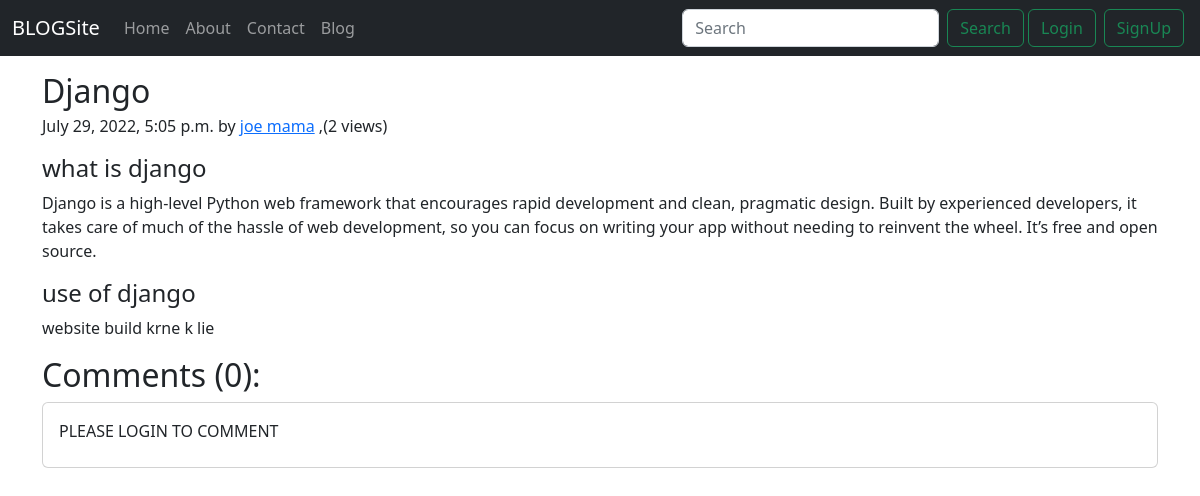
/blog/django-intro, run on the app's committed database.
### blog/models.py (models this page shows, shortened)
class Post(models.Model):
    s_no=models.AutoField(primary_key=True)
    title=models.CharField(max_length=20)
    content=models.TextField()
    views=models.IntegerField(default=0)
    author=models.CharField(max_length=13)
    slug=models.CharField(max_length=130)
    timestamp=models.DateTimeField(blank=True)

### blog/views.py (the view)
# urls.py: path('<str:slug>', views.blogpost,name='blogpost'),
def blogpost(request,slug):
    post=Post.objects.filter(slug=slug).first()
    comments=Blogcomment.objects.filter(post=post,parent=None)
    if request.user.is_authenticated:
        post.views=post.views + 1
        post.save()
    replies=Blogcomment.objects.filter(post=post).exclude(parent=None)
    repdict={}
    for reply in replies:
        if reply.parent.s_no not in repdict.keys():
            repdict[reply.parent.s_no]=[reply];
        else:
            repdict[reply.parent.s_no].append(reply)
    context={"post":post,"comments":comments,"user":request.user,"repdict":repdict}
    return render(request,"blog/blogpost.html",context)

### templates/blog/blogpost.html (shortened to what this page needs)
{% extends "base.html"%}
{% block body %}
{% load static %}
{% load extras %}
<div class="container my-3">
  <article class="blog-post">
    <h2 class="blog-post-title mb-1">{{post.title}}</h2>
    <p class="blog-post-meta">{{post.timestamp}} by <a href="#">{{post.author}}</a> <span> ,({{post.views}} views)</span></p>
    <p>{{post.content|safe}}</p>
</div>
<div class="container">
  <h2>Comments ({{comments.count}}):</h2>
  {% if user.is_anonymous %}
    <div class="card card-body">
        <div class="mb-2">
          <p  class="form-label my-0">PLEASE LOGIN TO COMMENT</p>
        </div>
    </div>
{% endif %}
{% endblock body %}

### data on the page
Post: title "Django", timestamp "July 29, 2022, 5:05 p.m.", author "joe mama", views "2", content "what is django Django is a high-level Python web framework that encourages rapid development and clean, pragmatic design. Built by experienced developers, it takes care of much of the hassle of web development, so you can focus on writing your app without needing to reinvent the wheel. It’s free and open source. use of django website build krne k lie"

### other printed values
{{ comments.count }} "0"
